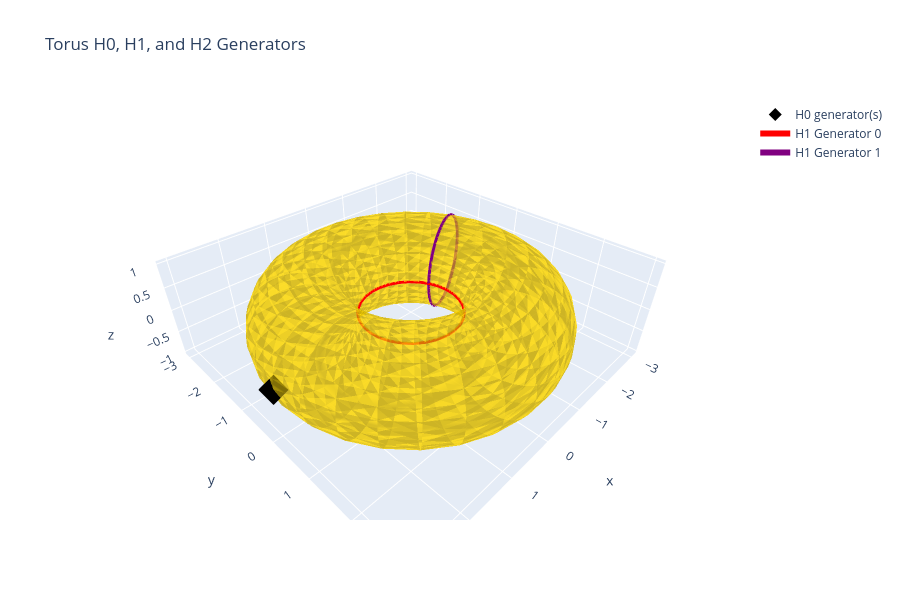

The notebook cell saved with this chart:
### Markdown cell above
### Example 3.3: Visualizing Generators (Torus)

### Code cell
import gudhi

# Build a small Torus point cloud and complex
R, r = 2.0, 1.0
nu, nv = 30, 30
pts = []
simplices = []

def idx(i, j): return i * nv + j

for i in range(nu):
    u = 2.0 * np.pi * i / nu
    for j in range(nv):
        v = 2.0 * np.pi * j / nv
        pts.append([(R + r * np.cos(v)) * np.cos(u), (R + r * np.cos(v)) * np.sin(u), r * np.sin(v)])

for i in range(nu):
    ip = (i + 1) % nu
    for j in range(nv):
        jp = (j + 1) % nv
        a, b, c, d = idx(i, j), idx(ip, j), idx(ip, jp), idx(i, jp)
        simplices.extend([(a, b, c), (a, c, d)])

st = gudhi.SimplexTree()
for v in range(len(pts)):
    st.insert([v])
for s in simplices:
    st.insert(list(s))
pts = np.array(pts)
st = ps.SimplicialComplex.from_gudhi_simplex_tree(st)

# Extract Generators
h0 = compute_homology_basis_from_complex(st, dimension=0)
h1 = compute_optimal_h1_basis_from_complex(st, point_cloud=pts)
h2 = compute_homology_basis_from_complex(st, dimension=2, mode="valid")

print(f"H0 Generators Found: {h0.rank}")
print(f"H1 Generators Found: {h1.rank}")
print(f"H2 Generators Found: {h2.rank}")

# Plotting with Plotly
fig = go.Figure()
faces = [s for s in st.n_simplices(2) if len(s) == 3]

# Base semi-transparent surface
fig.add_trace(go.Mesh3d(
    x=pts[:,0], y=pts[:,1], z=pts[:,2],
    i=[f[0] for f in faces], j=[f[1] for f in faces], k=[f[2] for f in faces],
    opacity=0.1, color="lightblue", name="Base Surface"
))

# Plot H0 (vertices)
h0_vs = []
for gen in h0.generators:
    for simplex in gen.support_simplices:
        if len(simplex) == 1:
            h0_vs.append(int(simplex[0]))
h0_vs = list(set(h0_vs))
if h0_vs:
    fig.add_trace(go.Scatter3d(
        x=pts[h0_vs, 0], y=pts[h0_vs, 1], z=pts[h0_vs, 2],
        mode="markers", marker=dict(size=10, color="black", symbol="diamond"),
        name="H0 generator(s)"
    ))

# Plot H1 (cycles)
colors = ["red", "purple"]
for gi, gen in enumerate(h1.generators[:2]):
    edges = [tuple(sorted(e)) for e in gen.support_edges]
    xs, ys, zs = [], [], []
    for u, v in edges:
        xs.extend([pts[u,0], pts[v,0], None])
        ys.extend([pts[u,1], pts[v,1], None])
        zs.extend([pts[u,2], pts[v,2], None])
    fig.add_trace(go.Scatter3d(
        x=xs, y=ys, z=zs, mode="lines",
        line=dict(width=6, color=colors[gi]),
        name=f"H1 Generator {gi}"
    ))

# Plot H2 (cavities/faces)
h2_faces = []
for gen in h2.generators:
    for simplex in gen.support_simplices:
        if len(simplex) == 3:
            h2_faces.append(tuple(sorted(simplex)))
h2_faces = list(set(h2_faces))
if h2_faces:
    fig.add_trace(go.Mesh3d(
        x=pts[:, 0], y=pts[:, 1], z=pts[:, 2],
        i=[f[0] for f in h2_faces], j=[f[1] for f in h2_faces], k=[f[2] for f in h2_faces],
        opacity=0.6, color="gold", name="H2 generator support"
    ))

fig.update_layout(title="Torus H0, H1, and H2 Generators", height=600)
fig.show()

### Figure 1 — Plotly figure (JSON) as saved in the notebook; plotly's stock layout.template omitted (floating-point values rounded to 4 significant figures; data arrays with more than 128 entries replaced by an {"elided": "..."} marker saying what was removed)
{"data": [{"color": "lightblue", "i": {"elided": "1800 int values"}, "j": {"elided": "1800 int values"}, "k": {"elided": "1800 int values"}, "name": "Base Surface", "opacity": 0.1, "x": {"elided": "900 float values"}, "y": {"elided": "900 float values"}, "z": {"elided": "900 float values"}, "type": "mesh3d"}, {"marker": {"color": "black", "size": 10, "symbol": "diamond"}, "mode": "markers", "name": "H0 generator(s)", "x": [3.0], "y": [0.0], "z": [0.0], "type": "scatter3d"}, {"line": {"color": "red", "width": 6}, "mode": "lines", "name": "H1 Generator 0", "x": [-0.5, -0.6691, null, -0.6691, -0.809, null, -0.809, -0.9135, null, -0.9135, -0.9781, null, -0.9781, -1.0, null, -1.0, -0.9781, null, -0.9781, -0.9135, null, -0.9135, -0.809, null, -0.809, -0.6691, null, -0.6691, -0.5, null, -0.5, -0.309, null, -0.309, -0.1045, null, -0.1045, 0.1045, null, 0.1045, 0.309, null, 0.309, 0.5, null, 0.5, 0.6691, null, 0.6691, 0.809, null, 0.809, 0.9135, null, 0.9135, 0.9781, null, 1.0, 0.9781, null, 1.0, 0.9781, null, 0.9781, 0.9135, null, 0.9135, 0.809, null, 0.809, 0.6691, null, 0.6691, 0.5, null, 0.5, 0.309, null, 0.309, 0.1045, null, 0.1045, -0.1045, null, -0.1045, -0.309, null, -0.309, -0.5, null, -0.5, -0.5, null], "y": [0.866, 0.7431, null, 0.7431, 0.5878, null, 0.5878, 0.4067, null, 0.4067, 0.2079, null, 0.2079, 5.666e-16, null, 5.666e-16, -0.2079, null, -0.2079, -0.4067, null, -0.4067, -0.5878, null, -0.5878, -0.7431, null, -0.7431, -0.866, null, -0.866, -0.9511, null, -0.9511, -0.9945, null, -0.9945, -0.9945, null, -0.9945, -0.9511, null, -0.9511, -0.866, null, -0.866, -0.7431, null, -0.7431, -0.5878, null, -0.5878, -0.4067, null, -0.4067, -0.2079, null, 0.0, -0.2079, null, 0.0, 0.2079, null, 0.2079, 0.4067, null, 0.4067, 0.5878, null, 0.5878, 0.7431, null, 0.7431, 0.866, null, 0.866, 0.9511, null, 0.9511, 0.9945, null, 0.9945, 0.9945, null, 0.9945, 0.9511, null, 0.9511, 0.866, null, 0.866, 0.866, null], "z": [5.666e-16, 5.666e-16, null, 5.666e-16, 5.666e-16, null, 5.666e-16, 5.666e-16, null, 5.666e-16, 5.666e-16, null, 5.666e-16, 5.666e-16, null, 5.666e-16, 5.666e-16, null, 5.666e-16, 5.666e-16, null, 5.666e-16, 5.666e-16, null, 5.666e-16, 5.666e-16, null, 5.666e-16, 5.666e-16, null, 5.666e-16, 5.666e-16, null, 5.666e-16, 5.666e-16, null, 5.666e-16, 5.666e-16, null, 5.666e-16, 5.666e-16, null, 5.666e-16, 5.666e-16, null, 5.666e-16, 5.666e-16, null, 5.666e-16, 5.666e-16, null, 5.666e-16, 5.666e-16, null, 5.666e-16, 5.666e-16, null, 5.666e-16, 5.666e-16, null, 5.666e-16, 5.666e-16, null, 5.666e-16, 5.666e-16, null, 5.666e-16, 5.666e-16, null, 5.666e-16, 5.666e-16, null, 5.666e-16, 5.666e-16, null, 5.666e-16, 5.666e-16, null, 5.666e-16, 5.666e-16, null, 5.666e-16, 5.666e-16, null, 5.666e-16, 5.666e-16, null, 5.666e-16, 5.666e-16, null, 5.666e-16, 5.666e-16, null], "type": "scatter3d"}, {"line": {"color": "purple", "width": 6}, "mode": "lines", "name": "H1 Generator 1", "x": [-2.438, -2.284, null, -2.284, -2.109, null, -2.109, -1.923, null, -1.923, -1.732, null, -1.732, -1.545, null, -1.545, -1.37, null, -1.37, -1.216, null, -1.216, -1.088, null, -1.088, -0.9925, null, -0.9925, -0.9335, null, -0.9335, -0.9135, null, -0.9135, -0.9335, null, -0.9335, -0.9925, null, -0.9925, -1.088, null, -1.088, -1.216, null, -1.216, -1.37, null, -1.37, -1.545, null, -1.545, -1.732, null, -1.732, -1.923, null, -1.923, -2.109, null, -2.109, -2.284, null, -2.284, -2.438, null, -2.438, -2.566, null, -2.566, -2.662, null, -2.662, -2.721, null, -2.741, -2.721, null, -2.741, -2.721, null, -2.721, -2.662, null, -2.662, -2.566, null, -2.566, -2.438, null, -2.438, -2.438, null], "y": [-1.086, -1.017, null, -1.017, -0.9392, null, -0.9392, -0.856, null, -0.856, -0.771, null, -0.771, -0.6878, null, -0.6878, -0.6101, null, -0.6101, -0.5413, null, -0.5413, -0.4844, null, -0.4844, -0.4419, null, -0.4419, -0.4156, null, -0.4156, -0.4067, null, -0.4067, -0.4156, null, -0.4156, -0.4419, null, -0.4419, -0.4844, null, -0.4844, -0.5413, null, -0.5413, -0.6101, null, -0.6101, -0.6878, null, -0.6878, -0.771, null, -0.771, -0.856, null, -0.856, -0.9392, null, -0.9392, -1.017, null, -1.017, -1.086, null, -1.086, -1.143, null, -1.143, -1.185, null, -1.185, -1.211, null, -1.22, -1.211, null, -1.22, -1.211, null, -1.211, -1.185, null, -1.185, -1.143, null, -1.143, -1.086, null, -1.086, -1.086, null], "z": [0.7431, 0.866, null, 0.866, 0.9511, null, 0.9511, 0.9945, null, 0.9945, 0.9945, null, 0.9945, 0.9511, null, 0.9511, 0.866, null, 0.866, 0.7431, null, 0.7431, 0.5878, null, 0.5878, 0.4067, null, 0.4067, 0.2079, null, 0.2079, 5.666e-16, null, 5.666e-16, -0.2079, null, -0.2079, -0.4067, null, -0.4067, -0.5878, null, -0.5878, -0.7431, null, -0.7431, -0.866, null, -0.866, -0.9511, null, -0.9511, -0.9945, null, -0.9945, -0.9945, null, -0.9945, -0.9511, null, -0.9511, -0.866, null, -0.866, -0.7431, null, -0.7431, -0.5878, null, -0.5878, -0.4067, null, -0.4067, -0.2079, null, 0.0, -0.2079, null, 0.0, 0.2079, null, 0.2079, 0.4067, null, 0.4067, 0.5878, null, 0.5878, 0.7431, null, 0.7431, 0.7431, null], "type": "scatter3d"}, {"color": "gold", "i": {"elided": "1800 int values"}, "j": {"elided": "1800 int values"}, "k": {"elided": "1800 int values"}, "name": "H2 generator support", "opacity": 0.6, "x": {"elided": "900 float values"}, "y": {"elided": "900 float values"}, "z": {"elided": "900 float values"}, "type": "mesh3d"}], "layout": {"title": {"text": "Torus H0, H1, and H2 Generators"}, "height": 600}}
